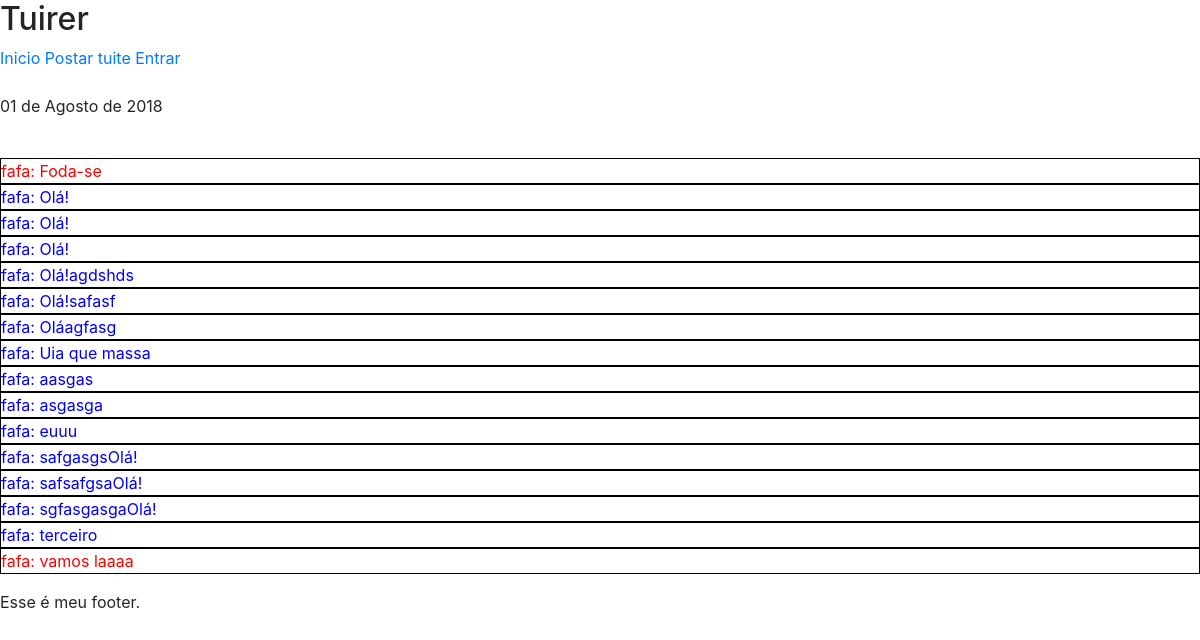
The page / on the database its author committed.
### tuites/models.py (models this page shows, shortened)
class Tuite(models.Model):
    content = models.CharField('Tuite', max_length=280, default='Olá!')
    author = models.ForeignKey('users.User', verbose_name='Autor', on_delete=models.CASCADE, related_name='tuites')
    date_created = models.DateTimeField(auto_now_add=True)
    def __str__(self):
        return f'{self.author.username}: {self.content}'
    class Meta:
        ordering = ('content', )

### users/models.py (models this page shows)
class User(AbstractUser):
    picture = models.ImageField('Fotode perfil', default='/img/blank-pic.png')
    following = models.ManyToManyField('self', blank=True)

### core/views.py (the view)
# urls.py: path('', index, name='index'),
def index(request):
    context = {
        'now': datetime.now(),
        'tuites': Tuite.objects.all(),
    }
    return render(request, 'home.html', context)

### templates/home.html
{% extends 'base.html' %}
{% block body %}
    {% for tuite in tuites %}
            <div style="color: {% if forloop.first or forloop.last %}
                                    red
                                {% else %}
                                    blue
                                {% endif %};
                        border: 1px solid black;">
                {{ tuite }}
            </div>
    {% endfor %}
{% endblock %}

### static/css/style.css (style rules this page uses)
body { background: rgb(240, 176, 176) }

### rows shown on the page
Tuite: author+content "fafa: Foda-se"
Tuite: author+content "fafa: Olá!"
Tuite: author+content "fafa: Olá!"
Tuite: author+content "fafa: Olá!"
Tuite: author+content "fafa: Olá!agdshds"
Tuite: author+content "fafa: Olá!safasf"
Tuite: author+content "fafa: Oláagfasg"
Tuite: author+content "fafa: Uia que massa"
Tuite: author+content "fafa: aasgas"
Tuite: author+content "fafa: asgasga"
Tuite: author+content "fafa: euuu"
Tuite: author+content "fafa: safgasgsOlá!"
Tuite: author+content "fafa: safsafgsaOlá!"
Tuite: author+content "fafa: sgfasgasgaOlá!"
Tuite: author+content "fafa: terceiro"
Tuite: author+content "fafa: vamos laaaa"
